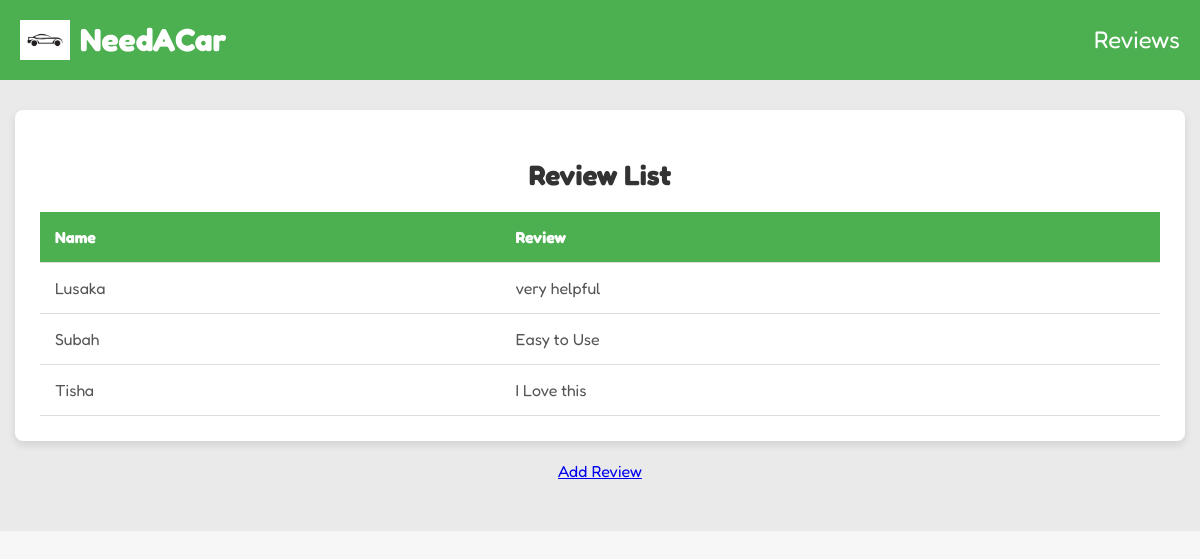
/review.php, run on the app's committed database.
### tables this page shows
CREATE TABLE `reviews` (
  `ID` int(11) NOT NULL,
  `Name` varchar(50) NOT NULL,
  `CustomerReview` text NOT NULL
);

### review.php (the view, shortened to what this page needs)
<!DOCTYPE html>
<html lang="en">
<head>
    <link rel="stylesheet" href="styleadmintable.css" />
</head>
<body>
    <header class="header">
        <div class="logo-container">
            <img src="auto-car-logo-template-vector-icon.jpg" alt="Logo" class="header-image">
            <a href="index.php" style="text-decoration: none;">
                <h1 class="title" style="color: white;">NeedACar</h1>
            </a>
        </div>
        <h2 class="dashboard-title">Reviews</h2>
    </header>
    <main>
        <section class="review">
            <div class="review_box">
                <h1>Review List</h1>
                <table class="review_table">
                    <thead>
                        <tr>
                            <th>Name</th>
                            <th>Review</th>
                        </tr>
                    </thead>
                    <tbody>
                        <?php
                        require_once("connect.php");
                        $sql = "SELECT * FROM reviews";
                        $result = mysqli_query($conn, $sql);
                        if(mysqli_num_rows($result) > 0){
                            while($row = mysqli_fetch_array($result)){
                        ?>
                        <tr>
                            <td><?php echo $row["Name"]; ?></td>
                            <td><?php echo $row["CustomerReview"]; ?></td>
                        </tr>
                        <?php
                            }
                        }
                        ?>
                    </tbody>
                </table>
            </div>
        </section>
        <br>
        <div class="addreview">
        <a href="addreview.php" class="edit-link">
            Add Review
        </a>
        </div>
        <br>

### styleadmintable.css (style rules this page uses)
body { font-family: 'Fredoka', sans-serif; margin: 0; padding: 0; background-color: #f7f7f7; }
.header { display: flex; justify-content: space-between; align-items: center; background-color: #4CAF50; padding: 20px; color: white; }
.logo-container { display: flex; align-items: center; }
.header-image { width: 50px; height: auto; margin-right: 10px; }
.title { font-size: 2rem; margin: 0; }
.dashboard-title { font-size: 1.5rem; margin: 0; font-weight: normal; text-align: right; }
main { padding: 30px 15px; background-color: rgba(230, 230, 230, 0.76); }
.review_box { background-color: white; border-radius: 8px; box-shadow: 0 4px 8px rgba(0, 0, 0, 0.1); padding: 25px; max-width: 1200px; margin: 0 auto; overflow-x: auto; }
.review_box h1 { font-size: 28px; color: #333; margin-bottom: 20px; text-align: center; }
.review_table { width: 100%; border-collapse: collapse; margin-top: 20px; }
.review_table th, .review_table td { padding: 15px; text-align: left; border-bottom: 1px solid #ddd; }
.review_table th { background-color: #4CAF50; color: white; font-weight: bold; }
.review_table td { color: #555; }
.addreview { text-align: center; }

### data on the page
reviews: Name "Lusaka", CustomerReview "very helpful"
reviews: Name "Subah", CustomerReview "Easy to Use"
reviews: Name "Tisha", CustomerReview "I Love this"
